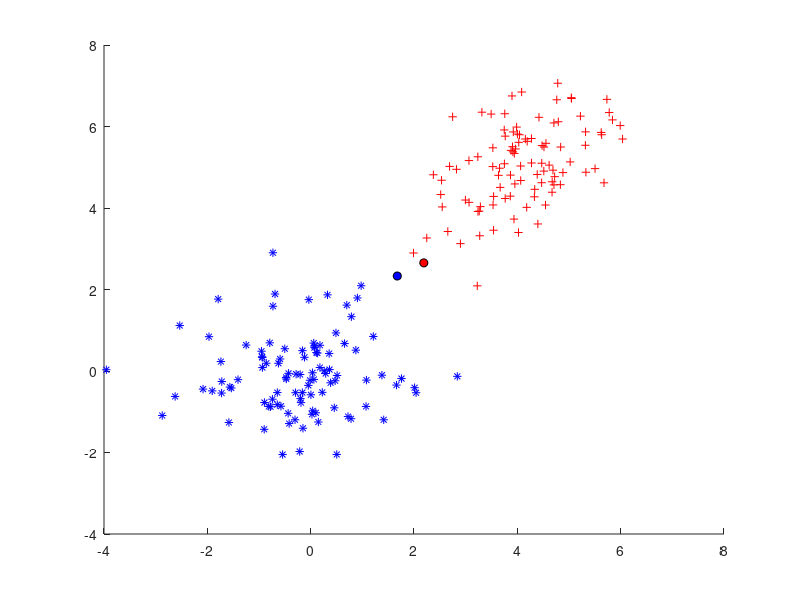
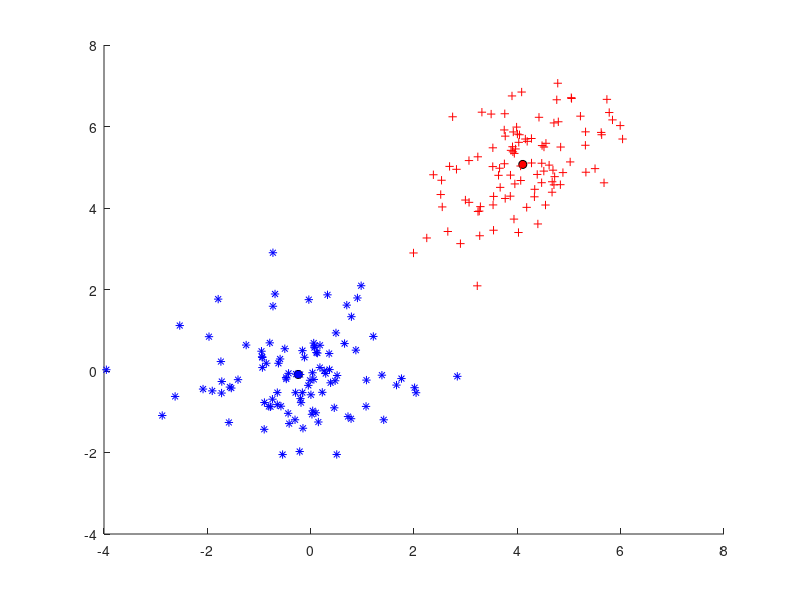
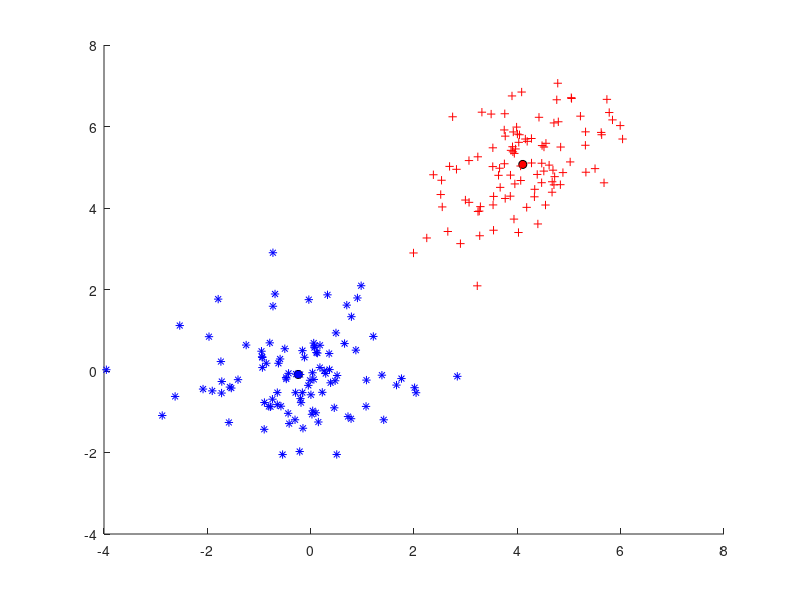
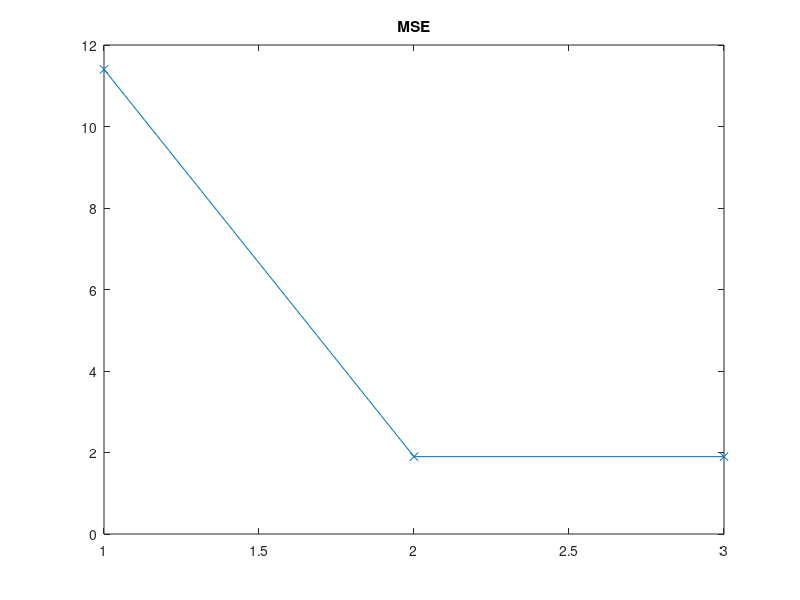

Reproduce these figures in MATLAB, in order.
display((sprintf('Program START time:  %s\r',datestr(now))));
clear all; close all;

uClusterNum = 2;
uNumPerCluster = 100;
uClusterSize = uNumPerCluster*ones(1,uClusterNum);
Mu = [[0 0]; [4 5]];
Sigma = cat(3,[1 0; 0 1], [1 0.5; 0.5 1]);
gaussianSrc = zeros(uNumPerCluster,2,uClusterNum);
gaussianSrcramble = zeros(uNumPerCluster*uClusterNum,3);
%figure;
for uCluster = 1:uClusterNum
    gaussianSrc(:,:,uCluster) = mvnrnd(Mu(uCluster,:),Sigma(:,:,uCluster),uClusterSize(uCluster));
    gaussianSrcramble(uNumPerCluster*(uCluster-1)+1:uNumPerCluster*uCluster,1:2) = gaussianSrc(:,:,uCluster);
    if (uCluster == 1)
        format = '+r';
    elseif  (uCluster == 2)
        format = '*b';
    end
%    hold on; plot(gaussianSrc(:,1,uCluster),gaussianSrc(:,2,uCluster),format);
end


temp = gaussianSrcramble;
gaussianSrcramble(randperm(uNumPerCluster*uClusterNum),:) = temp(:,:);
%figure;
for uCluster=1:uClusterNum
    gaussianSrcramble(uNumPerCluster*(uCluster-1)+1:uNumPerCluster*uCluster,3) = uCluster;
    if (uCluster == 1)
        format = '+r';
    elseif  (uCluster == 2)
        format = '*b';
    end
%    hold on; plot(gaussianSrcramble(uNumPerCluster*(uCluster-1)+1:uNumPerCluster*uCluster,1),gaussianSrcramble(uNumPerCluster*(uCluster-1)+1:uNumPerCluster*uCluster,2),format);
end

uIter=1;
uIterTotal = 5;
MSE = zeros(uIterTotal,1);
clusterMean = zeros(uClusterNum,2);
convergenceThreshold = 0.05;
while (uIter<=uIterTotal)
    figure;
    % calc the mean of all clusters
    for uCluster = 1:uClusterNum
        clusterMean(uCluster,:) = mean(gaussianSrcramble(find(gaussianSrcramble(:,3)==uCluster),1:2));
        if (uCluster == 1)
            format = [1 0 0];
        elseif  (uCluster == 2)
            format = [0 0 1];
        end
        hold on; plot(clusterMean(uCluster,1),clusterMean(uCluster,2),'ok','MarkerFaceColor',format);
    end

    % search through all clusters and categorize this sample into the
    % one with the minimum distance.
    for uSample=1:uNumPerCluster*uCluster
        for uCluster = 1:uClusterNum
            difference=gaussianSrcramble(uSample,1:2)-clusterMean(uCluster,:);
            euclidianDistance = difference(1)^2 + difference(2)^2;
            if (uCluster == 1)
                minEuclidianDistance = euclidianDistance;
                gaussianSrcramble(uSample,3) = uCluster;
            end
            if ( euclidianDistance < minEuclidianDistance)
                minEuclidianDistance = euclidianDistance;
                gaussianSrcramble(uSample,3) = uCluster;
            end
        end
        MSE(uIter) = MSE(uIter) + minEuclidianDistance; % sum error
        
        if (gaussianSrcramble(uSample,3) == 1)
            format = '+r';
        elseif  (gaussianSrcramble(uSample,3) == 2)
            format = '*b';
        end
        hold on; plot(gaussianSrcramble(uSample,1),gaussianSrcramble(uSample,2),format);
    end
    
    % mean sum error
    MSE(uIter) = MSE(uIter)/(uNumPerCluster*uCluster);
    
    % converge
    if (uIter>1 && abs(1-MSE(uIter)/MSE(uIter-1))<convergenceThreshold )
        uIter=uIter+1;
        display((sprintf('Converges on the %d iteration when MSE imrpoves less than %d%%\r', uIter, convergenceThreshold*100)));
        break;
    end
    uIter=uIter+1;
end
display(clusterMean);
figure; plot(MSE(1:uIter-1), '-x');title('MSE');
display((sprintf('Program END time:  %s\r',datestr(now))));
